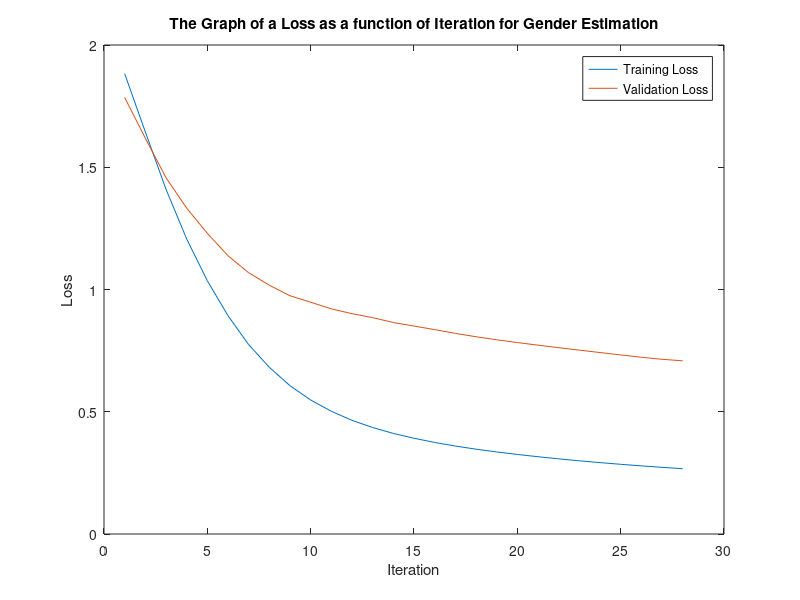

Write MATLAB code to recreate this figure.
%Korkut Emre Arslantürk/ 250206039
clc
clear all
close all
load finalq7.mat

Targets=-1*ones(2,420);

for k=1:420
    Targets(gender(k),k)=1;
end

for j = 1:420
    data(j,:) = data(j,:) - mean(data(j,:));
end

DFT_mat = zeros(420,63);
for j = 1:420
    DFT = abs(fft(data(j,:),125));
    DFT_mat(j,:) = DFT(1:63);
    
end
%figure
%plot((DFT(1,:)));
%figure
%plot((DFT_mat(3,:)));

for i=1:63
    DFT_mat(i,:) = (DFT_mat(i,:) - min(DFT_mat(i,:))) / (max(DFT_mat(i,:)) - min(DFT_mat(i,:)));
end


idx = randperm(420);
training_idx = idx(1:250);
val_idx = idx(251:300);
test_idx = idx(301:end);

num_input = 63;
num_hidden = 150;
num_output = 2;
eta=0.0001;

Wih=0.02*(rand(num_input+1,num_hidden)-0.5);
Who=0.02*(rand(num_hidden+1,num_output)-0.5);

f=DFT_mat;

Training= f(training_idx,:)';
TrainingTargets = Targets(:,training_idx);
Validation = f(val_idx,:)';
ValidationTargets = Targets(:,val_idx);
Test = f(test_idx,:)';
TestTargets = Targets(:,test_idx);

num_training=250;
num_validation=50;
num_test=120;

relE=inf;
prevE=inf;
trErrorhistory=[];
valErrorhistory=[];
epoch=0;


while (relE>0.01)
    trE=0;
    for i=1:num_training
        v=Wih'*[Training(:,i);-1];
        o=tanh(v);
        
        vv=Who'*[o;-1];
        oo=tanh(vv);
        
        trE=trE+sum((oo-TrainingTargets(:,i)).^2);
        
        deltao=(oo-TrainingTargets(:,i)).*(1-oo.^2);
        Who=Who+(-eta*[o;-1]*deltao');
        deltah=(Who*deltao).*(1-[o;-1].^2);
        Wih=Wih+(-eta*[Training(:,i);-1]*deltah(1:end-1)');
    end
    epoch=epoch+1;
    trE=trE/num_training;
    val=tanh(Who'*[tanh(Wih'*[Validation;-1*ones(1,num_validation)]);-1*ones(1,num_validation)]);
    E=sum(sum((val-ValidationTargets).^2))/num_validation;
    relE=(prevE-E)/E;
    prevE=E;
    trErrorhistory=[trErrorhistory,trE];
    valErrorhistory=[valErrorhistory,E];
    plot(trErrorhistory)
    hold on;
    plot(valErrorhistory)
    hold off;
    pause(0.1);
    title("The Graph of a Loss as a function of Iteration for Gender Estimation");
    xlabel('Iteration');
    ylabel('Loss');
    legend({'Training Loss','Validation Loss'});
end

est=tanh(Who'*[tanh(Wih'*[Test;-1*ones(1,num_test)]);-1*ones(1,num_test)]);

conf=zeros(2);

for k=1:num_test
    [~,I]=max(est(:,k));
    [~,J]=max(TestTargets(:,k));
    conf(J,I)=conf(J,I)+1;
end

conf

temp = 0;

for i = 1:2
    temp = temp + conf(i,i);
end
